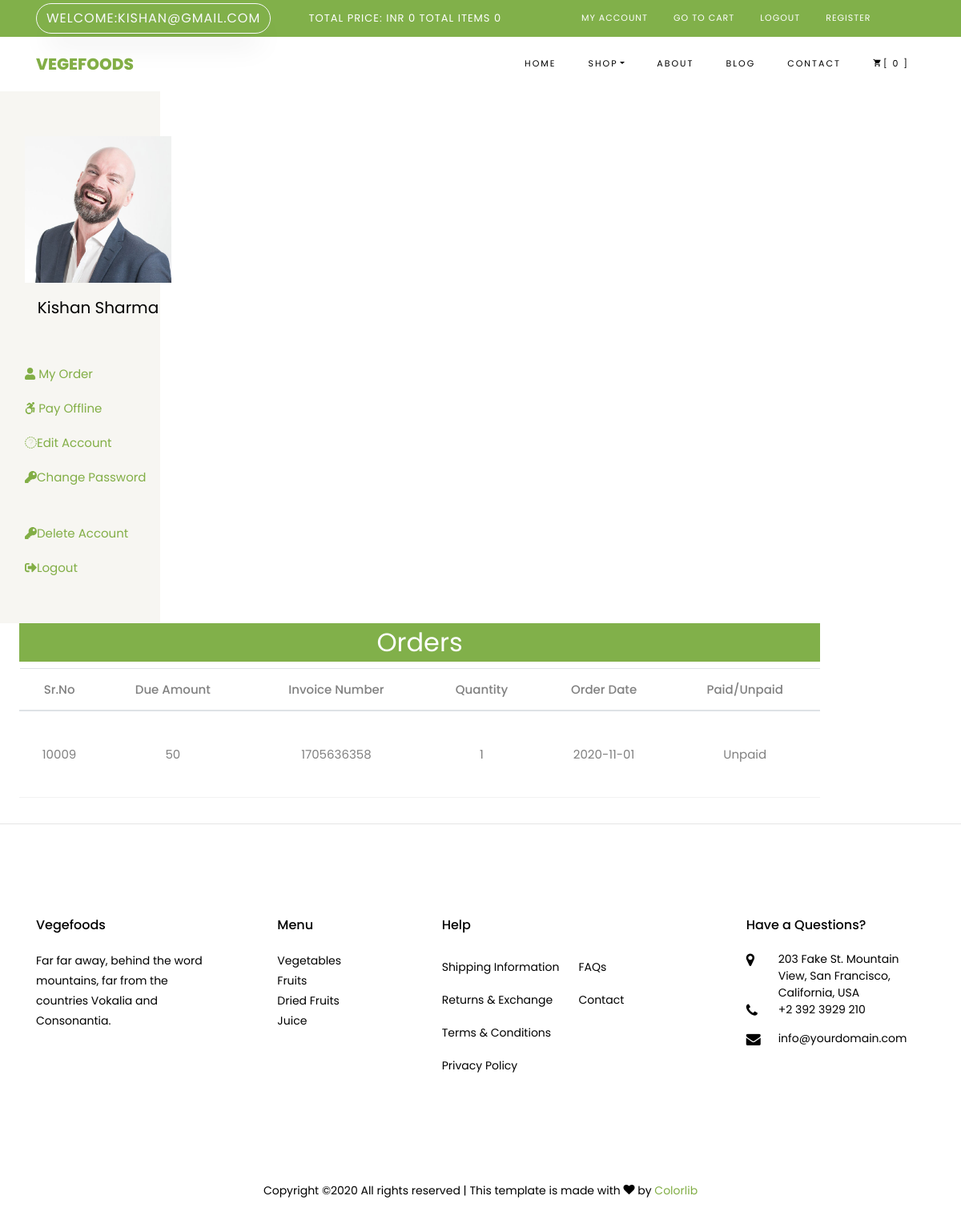
The app's page /vegefoods/customer/my_order.php (signed in) with its own data.
### tables this page shows
CREATE TABLE `customers` (
  `customer_id` int(11) NOT NULL,
  `customer_name` varchar(20) NOT NULL,
  `customer_email` varchar(20) NOT NULL,
  `customer_pass` varchar(20) NOT NULL,
  `customer_country` varchar(20) NOT NULL,
  `customer_city` varchar(20) NOT NULL,
  `customer_contact` bigint(20) NOT NULL,
  `customer_address` text NOT NULL,
  `customer_img` blob NOT NULL
);

CREATE TABLE `customer_order` (
  `order_id` int(11) NOT NULL,
  `customer_id` int(11) NOT NULL,
  `product_id` int(11) NOT NULL,
  `due_amount` int(11) NOT NULL,
  `invoice_no` int(11) NOT NULL,
  `qty` int(11) NOT NULL,
  `order_date` date NOT NULL,
  `order_status` varchar(20) NOT NULL
);

CREATE TABLE `product_categories` (
  `p_cat_id` int(11) NOT NULL,
  `p_cat_title` varchar(20) NOT NULL,
  `p_cat_desc` varchar(50) NOT NULL
);

### vegefoods/customer/my_order.php (the view, shortened to what this page needs)
<?php
include("dbConnection.php");
include('functions/function.php');
?>
<!DOCTYPE html>
<html lang="en">
  <head>
    <link rel="stylesheet" href="../css/open-iconic-bootstrap.min.css">
    <link rel="stylesheet" href="../css/animate.css">
    <link rel="stylesheet" href="../css/owl.carousel.min.css">
    <link rel="stylesheet" href="../css/owl.theme.default.min.css">
    <link rel="stylesheet" href="../css/magnific-popup.css">
    <link rel="stylesheet" href="../css/aos.css">
    <link rel="stylesheet" href="../css/ionicons.min.css">
    <link rel="stylesheet" href="../css/bootstrap-datepicker.css">
    <link rel="stylesheet" href="../css/jquery.timepicker.css">
    <link rel="stylesheet" href="../css/flaticon.css">
    <link rel="stylesheet" href="../css/icomoon.css">
    <link rel="stylesheet" href="../css/all.min.css">
    <link rel="stylesheet" href="../css/style.css">
  </head>
  <body class="goto-here">
<?php
include('includes/header.php');
?>
<?php
include('includes/header1.php');
?>
<div class="ml-4" >
  <div class="container-fluid text-white" style="background-color:#81b04a">
    <center>
    <h2 class="text-white">Orders</h2>
    </center>
  </div>
  <table class="table">
    <thead>
      <tr>
        <th>Sr.No </th>
        <th>Due Amount</th>
        <th>Invoice Number</th>
        <th>Quantity</th>
        <th>Order Date</th>
        <th>Paid/Unpaid</th>
      </tr>
    </thead>
    <tbody>
    <?php
      $customer_session=$_SESSION['customer_email'];
      $get_customer="select * from customers where customer_email='$customer_session'";
      $run_cust=mysqli_query($conn,$get_customer);
      $row_cust=mysqli_fetch_array($run_cust);
      $customer_id=$row_cust['customer_id'];
      $get_order="select * from customer_order where customer_id='$customer_id'";
      $run_order=mysqli_query($conn,$get_order);
      while($row_order=mysqli_fetch_array($run_order))
      {
        $order_id=$row_order['order_id'];
        $due_amount=$row_order['due_amount'];
        $invoice_no=$row_order['invoice_no'];
        $qty=$row_order['qty'];
        $order_date=substr($row_order['order_date'],0,11);
      echo "<tr><td>".$order_id."</td>
            <td>".$due_amount."</td>
            <td>".$invoice_no."</td>
            <td>".$qty."</td>
            <td>".$order_date."</td>
            <td>Unpaid</td>
      </tr>";
      }
      ?>
    </tbody>
  </table>
</div>
<?php
include('includes/footer1.php');
?>
    <hr>
<?php
include('includes/footer.php');
?>
  </body>
</html>

### vegefoods/customer/includes/header.php (shortened to what this page needs)
<div class="py-1" style="background-color:#81b04a">
    	<div class="container">
    		<div class="row no-gutters d-flex align-items-start align-items-center px-md-0">
	    		<div class="col-lg-12 d-block">
		    		<div class="row d-flex">
		    			<div class="col-md pr-4 d-flex topper align-items-center">
							<a href="#" class="btn btn-outline-light">
								<?php
								if(!isset($_SESSION['customer_email']))
								{
									echo "Welcome Guest";
								}else{
									echo "Welcome:".$_SESSION['customer_email']."";
								}
								?>
							</a>
					    </div>
					    <div class="col-md pr-4 d-flex topper align-items-center">
						    <span class="text" style="font-size:13px">Total Price: INR <?php totalPrice(); ?> Total Items <?php item(); ?></span>
					    </div>
					    <div class="col-md-5 pr-2 d-flex topper align-items-center text-lg-right">
							<ul class="nav">
								<li class="nav-item">
								<?php
								if(!isset($_SESSION['customer_email']))
								{
									echo  "<a href='../checkout.php' class='nav-link text-white'>My Account</a>";
								}else{
									echo "<a href='../my_account.php' class='nav-link text-white'>My Account</a>";
								}
								?>
								</li>
								<li class="nav-item"><a href="../cart.php" class="nav-link text-white">Go to Cart</a></li>
								<li class="nav-item">
								<?php
								if(!isset($_SESSION['customer_email']))
								{
									echo  "<a href='../checkout.php' class='nav-link text-white'>Login</a>";
								}else{
									echo "<a href='../logout.php' class='nav-link text-white'>Logout</a>";
								}
								?>
								</li>
								<li class="nav-item"><a href="../customer_register.php" class="nav-link text-white">Register</a></li>
							</ul>
						</div>
				    </div>
			    </div>
		    </div>
		  </div>
    </div>
    <nav class="navbar navbar-expand-lg navbar-dark ftco_navbar bg-dark ftco-navbar-light" id="ftco-navbar">
	    <div class="container">
	      <a class="navbar-brand" href="../index.php">Vegefoods</a>
	      <div class="collapse navbar-collapse" id="ftco-nav">
	        <ul class="navbar-nav ml-auto">
	          <li class="nav-item active"><a href="index.php" class="nav-link">Home</a></li>
	          <li class="nav-item dropdown">
              <a class="nav-link dropdown-toggle" href="#" id="dropdown04" data-toggle="dropdown" aria-haspopup="true" aria-expanded="false">Shop</a>
            </li>
	          <li class="nav-item"><a href="../about.php" class="nav-link">About</a></li>
	          <li class="nav-item"><a href="../blog.php" class="nav-link">Blog</a></li>
	          <li class="nav-item"><a href="../contact.php" class="nav-link">Contact</a></li>
	          <li class="nav-item cta cta-colored"><a href="../cart.php" class="nav-link"><span class="icon-shopping_cart"></span>[  <?php item(); ?> ]</a></li>
	        </ul>
	      </div>
	    </div>
	  </nav>

### vegefoods/customer/functions/function.php (shortened to what this page needs)
<?php
$db=mysqli_connect("localhost","root","","vegefoods");
function item(){
	global $db;
	$count=0;
	if(!isset($_SESSION['customer_email']))
	{
		echo $count;
	}else{
		$email=$_SESSION['customer_email'];
		$get_items="select * from cart where customer_email ='$email' ";
		$run_item=mysqli_query($db,$get_items);
		$count=mysqli_num_rows($run_item);
		echo $count;
	}
}
function totalPrice()
{
	$total=0;
	if(!isset($_SESSION['customer_email']))
	{
		echo $total;
	}else{
		echo $total;
		}
}
		?>

### vegefoods/customer/includes/header1.php (shortened to what this page needs)
<div class="container-fluid">
  <?php
  $session_customer=$_SESSION['customer_email'];
  $get_cust="select * from customers where customer_email='$session_customer'";
  $run_cust=mysqli_query($conn,$get_cust);
  $row_customer=mysqli_fetch_array($run_cust);
  $customer_image=$row_customer['customer_img'];
  $customer_name=$row_customer['customer_name'];
  if(!isset($_SESSION['customer_email'])){
  }else{
?>
  <div class="row">
  <nav class="col-sm-2 bg-light sidebar py-5">
    <div class="slidebar-sticky ">
      <ul class="nav flex-column ">
      <li class="nav-item"><a href="#" class="nav-link">
      <img src="customer_images/<?php echo $customer_image ?>" height='183px'>
      </a></li>
      <li class="nav-item"><a href="#" class="nav-link">
      <h5 align='center' ><?php echo $customer_name ?></h5>
      </a></li>
        <li class="nav-item <?php if(PAGE == 'my_order') { echo 'active'; } ?>"><a href="my_order.php" class="nav-link active"><i class="fas  fa-user"></i> My Order</a></li>
        <li class="nav-item"><a href="pay_offline.php" class="nav-link <?php if(PAGE == 'pay_offline') { echo 'active'; } ?>"><i class="fab fa-accessible-icon"></i> Pay Offline</a></li>
        <li class="nav-item"><a href ="#" class="nav-link <?php if(PAGE == 'checkStatus') { echo 'active'; } ?>"><i class="fas fa-align center"></i>Edit Account</a></li>
        <li class="nav-item"><a href ="change_password.php" class="nav-link <?php if(PAGE == 'requesterChangePass') { echo 'active'; } ?>"><i class="fas fa-key center"></i>Change Password</a></li>
        <li class="nav-item"><a href ="delete_ac.php" class="nav-link <?php if(PAGE == 'requesterChangePass') { echo 'active'; } ?>"><i class="fas fa-key center"></i>Delete Account</a></li>
        <li class="nav-item"><a href ="../logout.php" class="nav-link <?php if(PAGE == 'logout') { echo 'active'; } ?>"><i class="fas fa-sign-out-alt "></i>Logout</a></li>
      </ul>
    </div>
    </nav>
  <?php
  }
?>

### vegefoods/customer/includes/footer1.php
</div>
</div>

### vegefoods/customer/includes/footer.php (shortened to what this page needs)
<footer class="ftco-footer ftco-section">
      <div class="container">
        <div class="row mb-5">
          <div class="col-md">
            <div class="ftco-footer-widget mb-4">
              <h2 class="ftco-heading-2">Vegefoods</h2>
              <p>Far far away, behind the word mountains, far from the countries Vokalia and Consonantia.</p>
              <ul class="ftco-footer-social list-unstyled float-md-left float-lft mt-5">
              </ul>
            </div>
          </div>
          <div class="col-md">
            <div class="ftco-footer-widget mb-4 ml-md-5">
              <h2 class="ftco-heading-2">Menu</h2>
              <ul class="list-unstyled">
                <?php
                  include("dbConnection.php");
                  $sql = "select * from product_categories";
                  $run = $conn->query($sql);
                  while($row = $run->fetch_assoc())
                  {
                    $p_cat_id=$row['p_cat_id'];
                    $p_cat_title=$row['p_cat_title'];
                  echo "<li> <a href='../shop.php?p_cat=$p_cat_id'>$p_cat_title</a></li>";
                  }
                ?>
              </ul>
            </div>
          </div>
          <div class="col-md-4">
             <div class="ftco-footer-widget mb-4">
              <h2 class="ftco-heading-2">Help</h2>
              <div class="d-flex">
	              <ul class="list-unstyled mr-l-5 pr-l-3 mr-4">
	                <li><a href="#" class="py-2 d-block">Shipping Information</a></li>
	                <li><a href="#" class="py-2 d-block">Returns &amp; Exchange</a></li>
	                <li><a href="#" class="py-2 d-block">Terms &amp; Conditions</a></li>
	                <li><a href="#" class="py-2 d-block">Privacy Policy</a></li>
	              </ul>
	              <ul class="list-unstyled">
	                <li><a href="#" class="py-2 d-block">FAQs</a></li>
	                <li><a href="#" class="py-2 d-block">Contact</a></li>
	              </ul>
	            </div>
            </div>
          </div>
          <div class="col-md">
            <div class="ftco-footer-widget mb-4">
            	<h2 class="ftco-heading-2">Have a Questions?</h2>
            	<div class="block-23 mb-3">
	              <ul>
	                <li><span class="icon icon-map-marker"></span><span class="text">203 Fake St. Mountain View, San Francisco, California, USA</span></li>
	                <li><a href="#"><span class="icon icon-phone"></span><span class="text">+2 392 3929 210</span></a></li>
	                <li><a href="#"><span class="icon icon-envelope"></span><span class="text">info@yourdomain.com</span></a></li>
	              </ul>
	            </div>
            </div>
          </div>
        </div>
        <div class="row">
          <div class="col-md-12 text-center">
            <p>
						  Copyright &copy;<script>document.write(new Date().getFullYear());</script> All rights reserved | This template is made with <i class="icon-heart color-danger" aria-hidden="true"></i> by <a href="https://colorlib.com" target="_blank">Colorlib</a>
						</p>
          </div>
        </div>
      </div>
    </footer>

### vegefoods/css/icomoon.css (style rules this page uses)
[class^="icon-"], [class*=" icon-"] { font-family: 'icomoon' !important; speak: none; font-style: normal; font-weight: normal; font-variant: normal; text-transform: none; line-height: 1; -webkit-font-smoothing: antialiased; -moz-osx-font-smoothing: grayscale; }
.icon-heart:before { content: "\f004"; }
.icon-map-marker:before { content: "\f041"; }
.icon-phone:before { content: "\f095"; }
.icon-envelope:before { content: "\f0e0"; }
.icon-shopping_cart:before { content: "\e8cc"; }

### records on screen
customers: customer_img (picture), customer_name "Kishan Sharma"
customer_order: order_id "10009", due_amount "50", invoice_no "1705636358", qty "1", order_date "2020-11-01"
product_categories: p_cat_title "Vegetables"
product_categories: p_cat_title "Fruits"
product_categories: p_cat_title "Dried Fruits"
product_categories: p_cat_title "Juice"

### other values on screen
$_SESSION['customer_email'] "KISHAN@GMAIL.COM"
$total "0"
$count "0 0"
